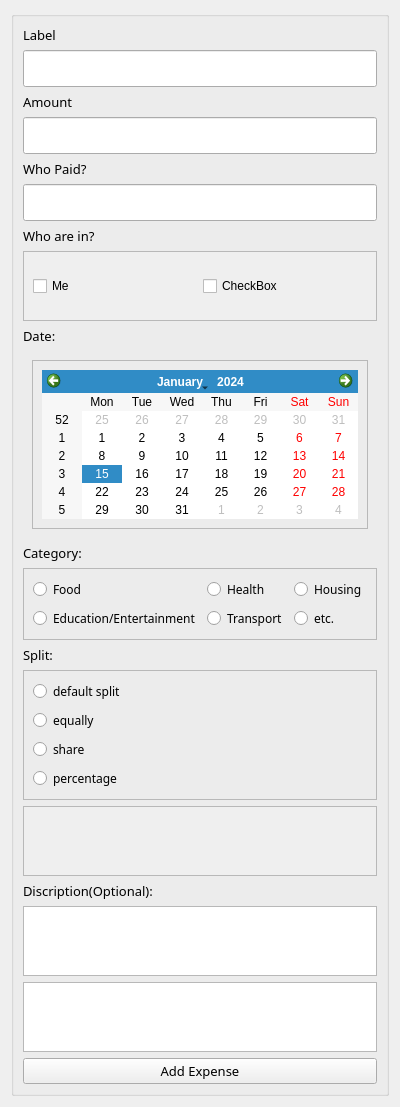
                      <widget class="QWidget" name="scrollAreaWidgetContents_13">
                       <property name="geometry">
                        <rect>
                         <x>0</x>
                         <y>0</y>
                         <width>387</width>
                         <height>1039</height>
                        </rect>
                       </property>
                       <layout class="QHBoxLayout" name="horizontalLayout_41">
                        <item>
                         <widget class="QGroupBox" name="AddFriendExpenseBox">
                          <property name="sizePolicy">
                           <sizepolicy hsizetype="Preferred" vsizetype="Preferred">
                            <horstretch>0</horstretch>
                            <verstretch>0</verstretch>
                           </sizepolicy>
                          </property>
                          <property name="maximumSize">
                           <size>
                            <width>16777215</width>
                            <height>16777215</height>
                           </size>
                          </property>
                          <property name="title">
                           <string/>
                          </property>
                          <layout class="QVBoxLayout" name="verticalLayout_93">
                           <item>
                            <widget class="QLabel" name="FrienndExpenseLabel">
                             <property name="font">
                              <font>
                               <family>Swis721 Blk BT</family>
                               <pointsize>10</pointsize>
                              </font>
                             </property>
                             <property name="text">
                              <string>Label</string>
                             </property>
                            </widget>
                           </item>
                           <item>
                            <widget class="QLineEdit" name="FriendExpenseLabelInput">
                             <property name="sizePolicy">
                              <sizepolicy hsizetype="Preferred" vsizetype="Preferred">
                               <horstretch>0</horstretch>
                               <verstretch>0</verstretch>
                              </sizepolicy>
                             </property>
                             <property name="minimumSize">
                              <size>
                               <width>0</width>
                               <height>37</height>
                              </size>
                             </property>
                             <property name="maximumSize">
                              <size>
                               <width>16777215</width>
                               <height>59</height>
                              </size>
                             </property>
                             <property name="font">
                              <font>
                               <family>Swis721 Blk BT</family>
                               <pointsize>10</pointsize>
                              </font>
                             </property>
                            </widget>
                           </item>
                           <item>
                            <widget class="QLabel" name="AmountLabelFr">
                             <property name="font">
                              <font>
                               <family>Swis721 Blk BT</family>
                               <pointsize>10</pointsize>
                              </font>
                             </property>
                             <property name="text">
                              <string>Amount</string>
                             </property>
                            </widget>
                           </item>
                           <item>
                            <widget class="QLineEdit" name="AmountInputFr">
                             <property name="sizePolicy">
                              <sizepolicy hsizetype="Preferred" vsizetype="Preferred">
                               <horstretch>0</horstretch>
                               <verstretch>0</verstretch>
                              </sizepolicy>
                             </property>
                             <property name="minimumSize">
                              <size>
                               <width>0</width>
                               <height>37</height>
                              </size>
                             </property>
                             <property name="maximumSize">
                              <size>
                               <width>16777215</width>
                               <height>59</height>
                              </size>
                             </property>
                             <property name="font">
                              <font>
                               <family>Swis721 Blk BT</family>
                               <pointsize>10</pointsize>
                              </font>
                             </property>
                            </widget>
                           </item>
                           <item>
                            <widget class="QLabel" name="PayerLabelFr">
                             <property name="font">
                              <font>
                               <family>Swis721 Blk BT</family>
                               <pointsize>10</pointsize>
                              </font>
                             </property>
                             <property name="text">
                              <string>Who Paid?</string>
                             </property>
                            </widget>
                           </item>
                           <item>
                            <widget class="QLineEdit" name="PayerInputFr">
                             <property name="sizePolicy">
                              <sizepolicy hsizetype="Preferred" vsizetype="Preferred">
                               <horstretch>0</horstretch>
                               <verstretch>0</verstretch>
                              </sizepolicy>
                             </property>
                             <property name="minimumSize">
                              <size>
                               <width>0</width>
                               <height>37</height>
                              </size>
                             </property>
                             <property name="maximumSize">
                              <size>
                               <width>16777215</width>
                               <height>59</height>
                              </size>
                             </property>
                             <property name="font">
                              <font>
                               <family>Swis721 Blk BT</family>
                               <pointsize>10</pointsize>
                              </font>
                             </property>
                            </widget>
                           </item>
                           <item>
                            <widget class="QLabel" name="ContributersLabelFr">
                             <property name="font">
                              <font>
                               <family>Swis721 Blk BT</family>
                               <pointsize>10</pointsize>
                              </font>
                             </property>
                             <property name="text">
                              <string>Who are in?</string>
                             </property>
                            </widget>
                           </item>
                           <item>
                            <widget class="QScrollArea" name="ContributersInput_4">
                             <property name="widgetResizable">
                              <bool>true</bool>
                             </property>
                             <widget class="QWidget" name="scrollAreaWidgetContents_14">
                              <property name="geometry">
                               <rect>
                                <x>0</x>
                                <y>0</y>
                                <width>351</width>
                                <height>69</height>
                               </rect>
                              </property>
                              <layout class="QGridLayout" name="gridLayout_12">
                               <item row="1" column="1">
                                <widget class="QCheckBox" name="MeCh">
                                 <property name="text">
                                  <string>Me</string>
                                 </property>
                                </widget>
                               </item>
                               <item row="1" column="2">
                                <widget class="QCheckBox" name="FrCh">
                                 <property name="text">
                                  <string>CheckBox</string>
                                 </property>
                                </widget>
                               </item>
                              </layout>
                             </widget>
                            </widget>
                           </item>
                           <item>
                            <widget class="QLabel" name="DateFr">
                             <property name="font">
                              <font>
                               <family>Swis721 Blk BT</family>
                               <pointsize>10</pointsize>
                              </font>
                             </property>
                             <property name="text">
                              <string>Date:</string>
                             </property>
                            </widget>
                           </item>
                           <item>
                            <widget class="QWidget" name="DateInput_4" native="true">
                             <layout class="QHBoxLayout" name="horizontalLayout_42">
                              <item>
                               <widget class="QFrame" name="frame_31">
                                <property name="frameShape">
                                 <enum>QFrame::StyledPanel</enum>
                                </property>
                                <property name="frameShadow">
                                 <enum>QFrame::Raised</enum>
                                </property>
                                <layout class="QHBoxLayout" name="horizontalLayout_43">
                                 <item>
                                  <widget class="QCalendarWidget" name="DateInputFr"/>
                                 </item>
                                </layout>
                               </widget>
                              </item>
                             </layout>
                            </widget>
                           </item>
                           <item>
                            <widget class="QLabel" name="CategoryFr">
                             <property name="font">
                              <font>
                               <family>Swis721 Blk BT</family>
                               <pointsize>10</pointsize>
                              </font>
                             </property>
                             <property name="text">
                              <string>Category:</string>
                             </property>
                            </widget>
                           </item>
                           <item>
                            <widget class="QFrame" name="CategoryGrid_4">
                             <property name="sizePolicy">
                              <sizepolicy hsizetype="Preferred" vsizetype="Expanding">
                               <horstretch>0</horstretch>
                               <verstretch>0</verstretch>
                              </sizepolicy>
                             </property>
                             <property name="frameShape">
                              <enum>QFrame::StyledPanel</enum>
                             </property>
                             <property name="frameShadow">
                              <enum>QFrame::Raised</enum>
                             </property>
                             <layout class="QGridLayout" name="gridLayout_13">
                              <item row="0" column="1">
                               <widget class="QRadioButton" name="HealthFr">
                                <property name="font">
                                 <font>
                                  <family>Swis721 Blk BT</family>
                                 </font>
                                </property>
                                <property name="text">
                                 <string>Health</string>
                                </property>
                               </widget>
                              </item>
                              <item row="1" column="1">
                               <widget class="QRadioButton" name="TransportFr">
                                <property name="font">
                                 <font>
                                  <family>Swis721 Blk BT</family>
                                 </font>
                                </property>
                                <property name="text">
                                 <string>Transport</string>
                                </property>
                               </widget>
                              </item>
                              <item row="1" column="2">
                               <widget class="QRadioButton" name="EtcFr">
                                <property name="font">
                                 <font>
                                  <family>Swis721 Blk BT</family>
                                 </font>
                                </property>
                                <property name="text">
                                 <string>etc.</string>
                                </property>
                               </widget>
                              </item>
                              <item row="0" column="2">
                               <widget class="QRadioButton" name="HousingFr">
                                <property name="font">
                                 <font>
                                  <family>Swis721 Blk BT</family>
                                 </font>
                                </property>
                                <property name="text">
                                 <string>Housing</string>
                                </property>
                               </widget>
                              </item>
                              <item row="1" column="0">
                               <widget class="QRadioButton" name="EduFr">
                                <property name="font">
                                 <font>
                                  <family>Swis721 Blk BT</family>
                                 </font>
                                </property>
                                <property name="text">
                                 <string>Education/Entertainment</string>
                                </property>
                               </widget>
                              </item>
                              <item row="0" column="0">
                               <widget class="QRadioButton" name="FoodFr">
                                <property name="font">
                                 <font>
                                  <family>Swis721 Blk BT</family>
                                 </font>
                                </property>
                                <property name="text">
                                 <string>Food</string>
                                </property>
                               </widget>
                              </item>
                             </layout>
                            </widget>
                           </item>
                           <item>
                            <widget class="QLabel" name="SplitLabelFr">
                             <property name="font">
                              <font>
                               <family>Swis721 Blk BT</family>
                               <pointsize>10</pointsize>
                              </font>
                             </property>
                             <property name="text">
                              <string>Split:</string>
                             </property>
                            </widget>
                           </item>
                           <item>
                            <widget class="QFrame" name="frame_54">
                             <property name="frameShape">
                              <enum>QFrame::StyledPanel</enum>
                             </property>
                             <property name="frameShadow">
                              <enum>QFrame::Raised</enum>
                             </property>
                             <layout class="QVBoxLayout" name="verticalLayout_56">
                              <item>
                               <widget class="QRadioButton" name="defaultFr">
                                <property name="font">
                                 <font>
                                  <family>Swis721 Blk BT</family>
                                 </font>
                                </property>
                                <property name="text">
                                 <string>default split</string>
                                </property>
                               </widget>
                              </item>
                              <item>
                               <widget class="QRadioButton" name="EqualFr">
                                <property name="font">
                                 <font>
                                  <family>Swis721 Blk BT</family>
                                 </font>
                                </property>
                                <property name="text">
                                 <string>equally</string>
                                </property>
                               </widget>
                              </item>
                              <item>
                               <widget class="QRadioButton" name="ShareFr">
                                <property name="font">
                                 <font>
                                  <family>Swis721 Blk BT</family>
                                 </font>
                                </property>
                                <property name="text">
                                 <string>share</string>
                                </property>
                               </widget>
                              </item>
                              <item>
                               <widget class="QRadioButton" name="PercFr">
                                <property name="font">
                                 <font>
                                  <family>Swis721 Blk BT</family>
                                 </font>
                                </property>
                                <property name="text">
                                 <string>percentage</string>
                                </property>
                               </widget>
                              </item>
                             </layout>
                            </widget>
                           </item>
                           <item>
                            <widget class="QScrollArea" name="scrollArea_15">
                             <property name="widgetResizable">
                              <bool>true</bool>
                             </property>
                             <widget class="QWidget" name="scrollAreaWidgetContents_21">
                              <property name="geometry">
                               <rect>
                                <x>0</x>
                                <y>0</y>
                                <width>351</width>
                                <height>69</height>
                               </rect>
                              </property>
                              <layout class="QVBoxLayout" name="verticalLayout_92"/>
                             </widget>
                            </widget>
                           </item>
                           <item>
                            <widget class="QLabel" name="DiscriptionLabelFr">
                             <property name="font">
                              <font>
                               <family>Swis721 Blk BT</family>
                               <pointsize>10</pointsize>
                              </font>
                             </property>
                             <property name="text">
                              <string>Discription(Optional):</string>
                             </property>
                            </widget>
                           </item>
                           <item>
                            <widget class="QTextEdit" name="DiscriptionInputFr">
                             <property name="font">
                              <font>
                               <family>Swis721 Blk BT</family>
                               <pointsize>10</pointsize>
                              </font>
                             </property>
                            </widget>
                           </item>
                           <item>
                            <widget class="QTextBrowser" name="ErrorLabelFrEx">
                             <property name="font">
                              <font>
                               <family>Swis721 Blk BT</family>
                               <pointsize>12</pointsize>
                              </font>
                             </property>
                            </widget>
                           </item>
                           <item>
                            <widget class="QPushButton" name="FinalAddFriendExpenseBtn">
                             <property name="font">
                              <font>
                               <family>Swis721 Blk BT</family>
                               <pointsize>10</pointsize>
                              </font>
                             </property>
                             <property name="text">
                              <string>Add Expense</string>
                             </property>
                             <property name="icon">
                              <iconset resource="resource2.qrc">
                               <normaloff>:/icons2/icons2/plus-square.svg</normaloff>:/icons2/icons2/plus-square.svg</iconset>
                             </property>
                             <property name="iconSize">
                              <size>
                               <width>20</width>
                               <height>20</height>
                              </size>
                             </property>
                            </widget>
                           </item>
                          </layout>
                         </widget>
                        </item>
                       </layout>
                      </widget>
